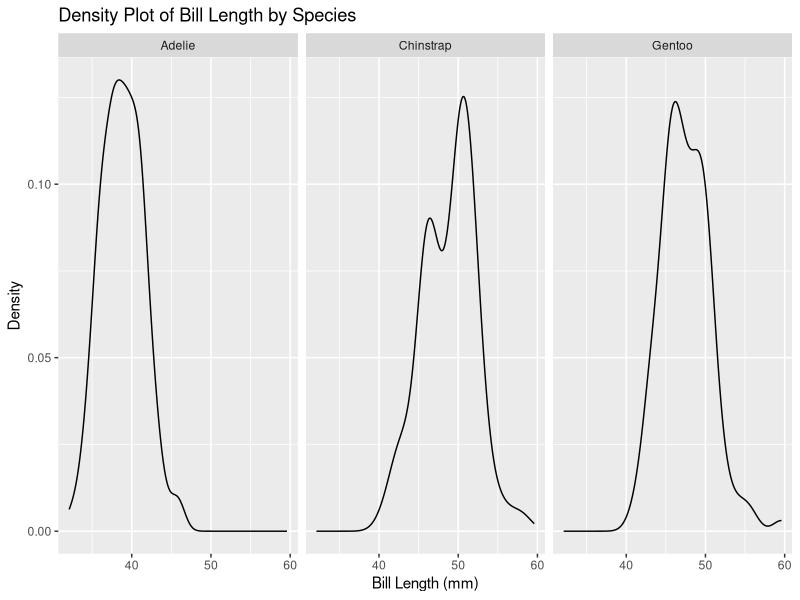
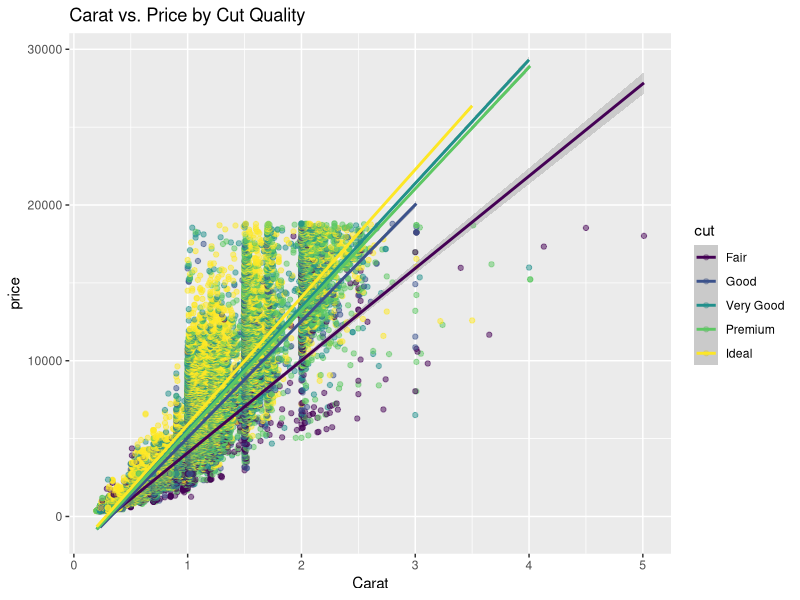
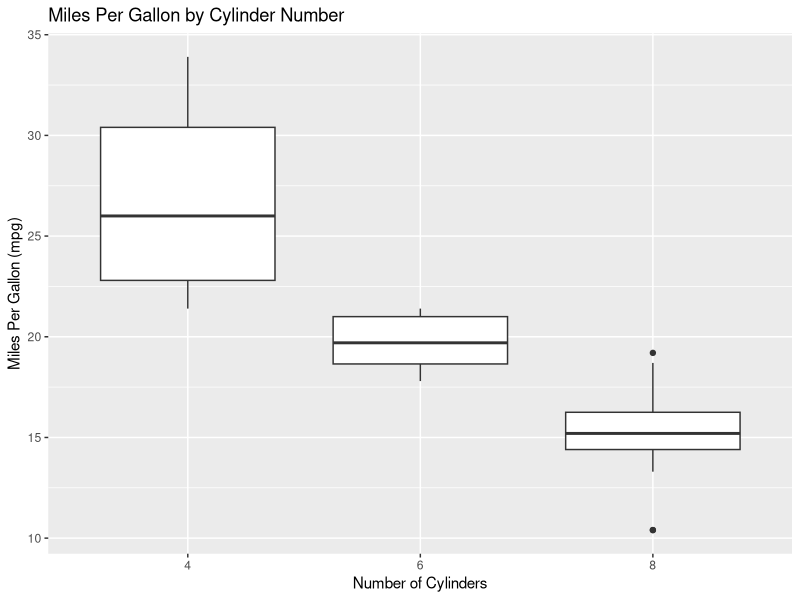
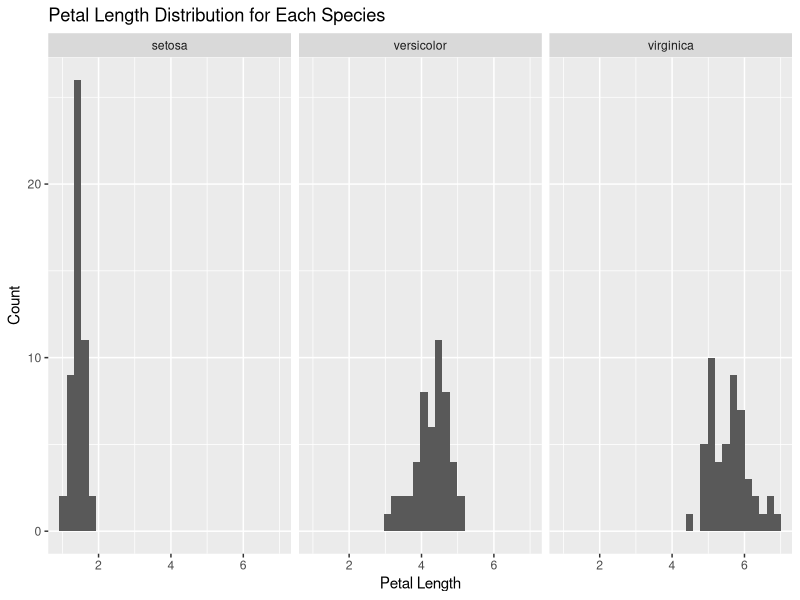

Generate these figures, in order, with R:
# Please create teh following plots:

# Q1 ----

# Load the tidyverse library
library(tidyverse)

# Load the palmerpenguins library
library(palmerpenguins)

# Load the penguins dataset
data(penguins)

# Plot 1
# Create a density plot of the 'bill_length_mm' column of the penguins
# dataset.
# Use the ggplot() function to create the plot.
# Use the aes() function to specify the x-axis variable.
# Inside the aes() function, set the x parameter to the 'bill_length_mm'
# column of the penguins dataset.
# Add a + sign after the ggplot() function.
# Use the geom_density() function to add a density plot to the ggplot()
# function.
# Add a + sign after the geom_density() function.
# Use the facet_grid() function to add a facet to the ggplot() function.
# Inside the facet_grid() function, set the formula to
# "~ species".
# Add a + sign after the facet_grid() function.
# Use the labs() function to add a title to the ggplot() function.
# Inside the labs() function, set the title parameter to
# "Density Plot of Bill Length by Species".
# Set the x parameter to "Bill Length (mm)".
# Set the y parameter to "Density".

plot1 <- ggplot(penguins, aes(x = bill_length_mm)) +
  geom_density() +
  facet_grid(~ species) +
  labs(title = "Density Plot of Bill Length by Species", x = "Bill Length (mm)",
       y = "Density")


# To verify your answer, run the following code
plot1

# Q2 ----

# Use the diamonds dataset from ggplot2
data(diamonds)

# Plot 2
# Create a scatter plot of 'carat' vs. 'price', colored by 'cut' quality.
# Use the ggplot() function to create the plot.
# Use the aes() function to specify the x-axis and y-axis variables.
# Inside the aes() function, set the x parameter to 'carat', the y parameter to 'price'.
# Add a + sign after the ggplot() function.
# Use the geom_point() function to add a scatter plot to the ggplot() function. 
# Inside the geom_point() function, use the aes() function to set the color parameter to 'cut'.
# Set the alpha parameter inside geom_point() to 0.5 to make the points semi-transparent if there is overplotting.
# Use the geom_smooth() function to add a smooth line through the points for each 'cut' category, setting the method argument to "lm" for linear models.
# Add a + sign after the geom_point() (and geom_smooth(), if used) function.
# Use the labs() function to add a title to the ggplot() function.
# Inside the labs() function, set the title parameter to "Carat vs. Price by Cut Quality",
# Set the x parameter to "Carat",
# Set the y parameter to "Price".

plot2 <- ggplot(diamonds, aes(x = carat, y = price)) +
  geom_point(aes(color = cut), alpha = 0.5) +
  geom_smooth(method = "lm", aes(color = cut)) +
  labs(title = "Carat vs. Price by Cut Quality", x = "Carat", y = "price")
  


# To verify your answer, run the following code
plot2

# Q3 ----


# Use the mtcars dataset
data(mtcars)

# Plot 3
# Create a boxplot of 'mpg' by 'cyl' (number of cylinders).
# Use the ggplot() function to create the plot.
# Use the aes() function to specify the x-axis and y-axis variables.
# Inside the aes() function, set the x parameter to 'cyl' and the y parameter to 'mpg'.
# NOTICE that you will need to convert the 'cyl' column to a factor using the factor() function. factor(cyl)
# Add a + sign after the ggplot() function.
# Use the geom_boxplot() function to add a boxplot to the ggplot() function.
# Add a + sign after the geom_boxplot() function.
# Use the labs() function to add a title to the ggplot() function.
# Inside the labs() function, set the title parameter to "Miles Per Gallon by Cylinder Number",
# Set the x parameter to "Number of Cylinders",
# Set the y parameter to "Miles Per Gallon (mpg)".

plot3 <- ggplot(mtcars, aes(x = factor(cyl), y = mpg)) +
  geom_boxplot() +
  labs(title = "Miles Per Gallon by Cylinder Number", x = "Number of Cylinders", y ="Miles Per Gallon (mpg)" )
  


# To verify your answer, run the following code
plot3

# Q4 ----

# Use the iris dataset
data(iris)

# Plot 4
# Create a histogram of 'Petal.Length' for each species.
# Use the ggplot() function to create the plot.
# Use the aes() function to specify the x-axis variable.
# Inside the aes() function, set the x parameter to 'Petal.Length'.
# Add a + sign after the ggplot() function.
# Use the geom_histogram() function to add a histogram to the ggplot() function, and set bins to 30.
# Add a + sign after the geom_histogram() function.
# Use the facet_wrap() function to add a facet for 'Species'.
# Inside the facet_wrap() function, set the facets parameter to '~ Species'.
# Add a + sign after the facet_wrap() function.
# Use the labs() function to add a title to the ggplot() function.
# Inside the labs() function, set the title parameter to "Petal Length Distribution for Each Species",
# Set the x parameter to "Petal Length",
# Set the y parameter to "Count".

plot4 <- ggplot(iris, aes(x = Petal.Length)) +
  geom_histogram(bins = 30) +
  facet_wrap(~ Species) +
  labs(title = "Petal Length Distribution for Each Species", x = "Petal Length", y = "Count")

# To verify your answer, run the following code
plot4
